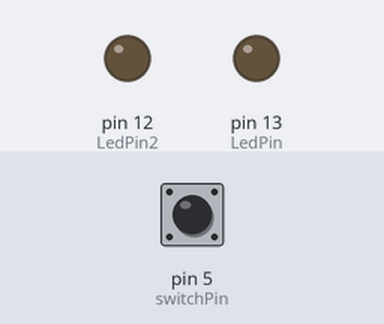
This sketch was run on a simulated Arduino Uno, built with avr-gcc and run on an emulated ATmega328P. Shown: output pins drawn as LEDs (lit = HIGH). The test bench sets the inputs (shaded band); at power-on: pin 5 (switchPin) LOW.

Above: at 1.2 s.
1.3 s: pin 5 (switchPin) pulled HIGH for 0.15 s
At 1.37 s:
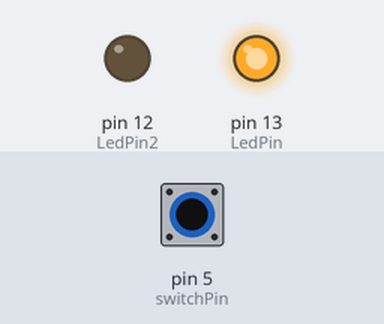
2.9 s: pin 5 (switchPin) pulled HIGH for 3.2 s
At 7.5 s:
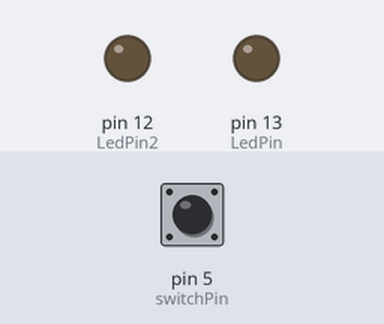
Timing chart, 0 to 9.0 s (numbered marks = the images above; inputs shaded):
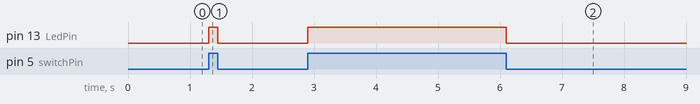

Measured:
- after the input at 1.3 s, pin 13 (LedPin): LOW → HIGH at once, → LOW 0.15 s later
- after the input at 2.9 s, pin 13 (LedPin): LOW → HIGH at once, → LOW 3.2 s later

The sketch:

Blink.ino
```cpp
int LedPin=13;
int LedPin2 = 12;

int switchPin = 5;

int WaitTime=500;

void setup() {
  // initialize digital pin LED_BUILTIN as an output.
  pinMode(LedPin, OUTPUT);
  pinMode(LedPin2,OUTPUT);
  pinMode(switchPin,INPUT);

}

// the loop function runs over and over again forever
void loop() {

  int val = digitalRead(switchPin);
  if(val == HIGH){
     digitalWrite(LedPin, HIGH);
  }
  else{
     digitalWrite(LedPin, LOW);
  }
  /*
  digitalWrite(LedPin, HIGH);   // turn the LED on (HIGH is the voltage level)
  delay(WaitTime);                       // wait for a second
  digitalWrite(LedPin, LOW);    // turn the LED off by making the voltage LOW                      // wait for a second
  digitalWrite(LedPin2, HIGH);   // turn the LED on (HIGH is the voltage level)
  delay(WaitTime);                       // wait for a second
  digitalWrite(LedPin2, LOW);    // turn the LED off by making the voltage LOW
                         // wait for a second
   */
}
```
